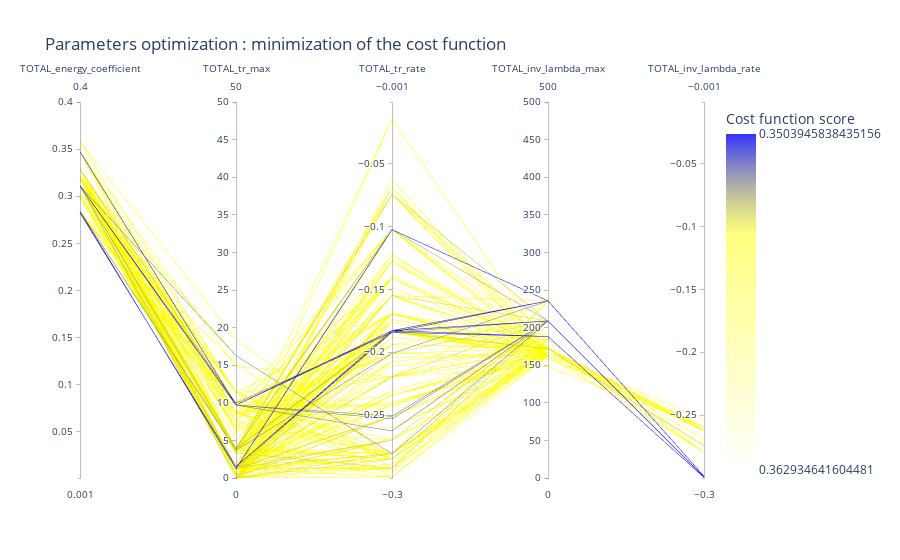

Source (notebook cell):
### Code cell
fig = viewer.parallel_coordinates(1000, unselected_opacity=0)
fig

### Figure 1 — Plotly figure (JSON) as saved in the notebook; plotly's stock layout.template omitted (floating-point values rounded to 4 significant figures; data arrays with more than 128 entries replaced by an {"elided": "..."} marker saying what was removed)
{"data": [{"dimensions": [{"label": "TOTAL_energy_coefficient", "range": [0.001, 0.4], "values": {"elided": "1000 float values"}}, {"label": "TOTAL_tr_max", "range": [0, 50], "values": {"elided": "1000 float values"}}, {"label": "TOTAL_tr_rate", "range": [-0.3, -0.001], "values": {"elided": "1000 float values"}}, {"label": "TOTAL_inv_lambda_max", "range": [0, 500], "values": {"elided": "1000 float values"}}, {"label": "TOTAL_inv_lambda_rate", "range": [-0.3, -0.001], "values": {"elided": "1000 float values"}}], "line": {"color": {"elided": "1000 float values"}, "colorbar": {"tickmode": "array", "ticktext": [0.3504, 0.3629], "tickvals": [-0.3504, -0.3629], "title": {"text": "Cost function score"}}, "colorscale": [[0, "rgba(0, 0, 255, 0.8)"], [0.3, "rgba(255,255,0,0.5)"], [1, "rgba(255,255,0,0.0)"]], "reversescale": true, "showscale": true}, "type": "parcoords", "unselected": {"line": {"opacity": 0}}}], "layout": {"coloraxis": {"colorbar": {"title": {"text": "Fitness"}}}, "title": {"text": "Parameters optimization : minimization of the cost function"}}}
